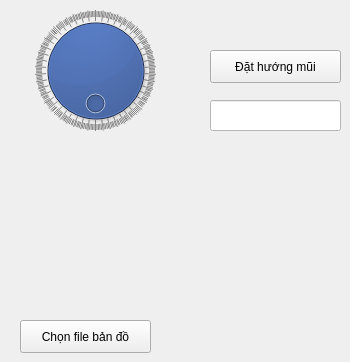
    <widget class="QWidget" name="tab_2">
     <attribute name="title">
      <string>Cài đặt</string>
     </attribute>
     <widget class="QDial" name="dial">
      <property name="geometry">
       <rect>
        <x>20</x>
        <y>10</y>
        <width>151</width>
        <height>121</height>
       </rect>
      </property>
      <property name="styleSheet">
       <string notr="true">background-color: rgb(16, 32, 64);</string>
      </property>
      <property name="maximum">
       <number>36000</number>
      </property>
      <property name="orientation">
       <enum>Qt::Horizontal</enum>
      </property>
      <property name="invertedAppearance">
       <bool>false</bool>
      </property>
      <property name="invertedControls">
       <bool>false</bool>
      </property>
      <property name="wrapping">
       <bool>true</bool>
      </property>
      <property name="notchesVisible">
       <bool>true</bool>
      </property>
     </widget>
     <widget class="QLineEdit" name="textEdit_heading">
      <property name="geometry">
       <rect>
        <x>210</x>
        <y>100</y>
        <width>131</width>
        <height>31</height>
       </rect>
      </property>
      <property name="styleSheet">
       <string notr="true">background-color: rgb(255, 255, 255);</string>
      </property>
     </widget>
     <widget class="QCustomButton" name="toolButton_map_select">
      <property name="geometry">
       <rect>
        <x>20</x>
        <y>320</y>
        <width>131</width>
        <height>33</height>
       </rect>
      </property>
      <property name="sizePolicy">
       <sizepolicy hsizetype="Preferred" vsizetype="Preferred">
        <horstretch>0</horstretch>
        <verstretch>0</verstretch>
       </sizepolicy>
      </property>
      <property name="text">
       <string>Chọn file bản đồ</string>
      </property>
     </widget>
     <widget class="QCustomButton" name="toolButton_set_heading">
      <property name="geometry">
       <rect>
        <x>210</x>
        <y>50</y>
        <width>131</width>
        <height>33</height>
       </rect>
      </property>
      <property name="sizePolicy">
       <sizepolicy hsizetype="Preferred" vsizetype="Preferred">
        <horstretch>0</horstretch>
        <verstretch>0</verstretch>
       </sizepolicy>
      </property>
      <property name="text">
       <string>Đặt hướng mũi</string>
      </property>
     </widget>
    </widget>
